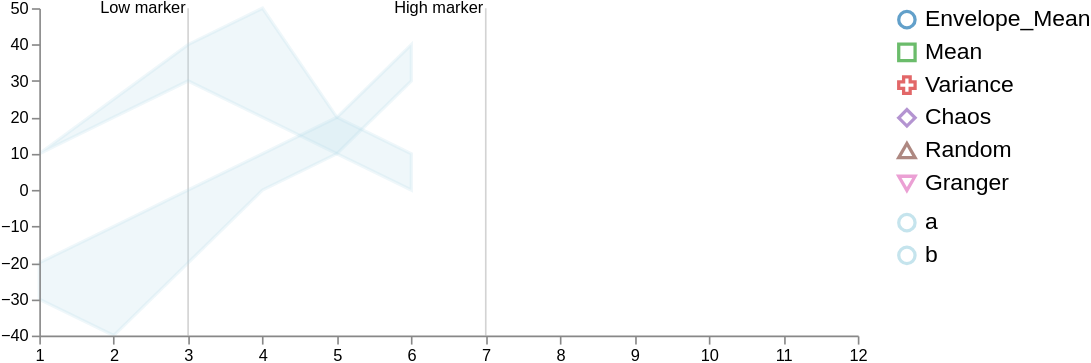

Here is the Vega-Lite specification saved for this chart:
### Vega specification from a JSON file in a GitHub repository (floating-point values rounded to 4 significant figures)
{"$schema": "https://vega.github.io/schema/vega/v5.json", "width": 500, "height": 200, "background": "white", "scales": [{"name": "xscale", "type": "linear", "range": "width", "zero": false, "domain": {"fields": [{"data": "distributions", "field": "timepoint"}, {"data": "traces", "field": "timepoint"}, {"data": "points", "field": "timepoint"}, {"data": "markers", "field": "timepoint"}]}}, {"name": "yscale", "type": "linear", "range": "height", "nice": true, "zero": true, "domain": {"fields": [{"data": "distributions", "field": "lower"}, {"data": "distributions", "field": "upper"}, {"data": "traces", "field": "value"}, {"data": "points", "field": "value"}]}}, {"name": "color_envelope", "type": "ordinal", "range": ["#ADD8E6"], "domain": {"fields": [{"data": "distributions", "field": "trajectory"}]}}, {"name": "color", "type": "ordinal", "range": ["#1f77b4", "#2ca02c", "#d62728", "#9467bd", "#8c564b", "#e377c2", "#7f7f7f", "#bcbd22", "#17becf"], "domain": ["Envelope_Mean", "Mean", "Variance", "Chaos", "Random", "Granger"]}, {"name": "symbol_scale", "type": "ordinal", "range": ["circle", "square", "cross", "diamond", "triangle-up", "triangle-down", "triangle-right", "triangle-left", "arrow", "wedge", "triangle"], "domain": ["Envelope_Mean", "Mean", "Variance", "Chaos", "Random", "Granger"]}, {"name": "symbol_placement", "type": "ordinal", "range": [50, 60, 70, 80, 90], "domain": ["Envelope_Mean", "Mean", "Variance", "Chaos", "Random", "Granger"]}], "axes": [{"name": "x_axis", "orient": "bottom", "scale": "xscale", "encode": {"labels": {"update": {"fontSize": {"value": 10}}}}, "zindex": 100}, {"name": "y_axis", "orient": "left", "scale": "yscale", "encode": {"labels": {"update": {"fontSize": {"value": 10}}}}, "zindex": 100}], "signals": [{"name": "clear", "value": true, "on": [{"events": "mouseup[!event.item]", "update": "true", "force": true}]}, {"name": "shift", "value": false, "on": [{"events": "@legendSymbol:click, @legendLabel:click", "update": "event.shiftKey", "force": true}]}, {"name": "clicked", "value": null, "on": [{"events": "@legendSymbol:click, @legendLabel:click", "update": "{value: datum.value}", "force": true}]}, {"name": "clearData", "value": true, "on": [{"events": "mouseup[!event.item]", "update": "true", "force": true}]}, {"name": "clickedData", "value": null, "on": [{"events": "@area:click", "update": "{value: datum.trajectory}", "force": true}]}], "legends": [{"name": "color_legend", "stroke": "color", "shape": "symbol_scale", "orient": "right", "labelFontSize": 14, "encode": {"symbols": {"name": "legendSymbol", "interactive": true, "update": {"fill": {"value": "transparent"}, "strokeWidth": {"value": 2}, "opacity": [{"test": "!length(data('selected')) || indata('selected', 'value', datum.value) || indata('selectedData', 'value', datum.value)", "value": 0.7}, {"value": 0.15}]}}, "labels": {"name": "legendLabel", "interactive": true, "update": {"opacity": [{"test": "!length(data('selectedData')) || indata('selectedData', 'value', datum.value)", "value": 1}, {"value": 0.25}]}}}}, {"name": "color_legend2", "stroke": "color_envelope", "orient": "right", "labelFontSize": 14, "encode": {"symbols": {"name": "legendSymbol", "interactive": true, "update": {"fill": {"value": "transparent"}, "strokeWidth": {"value": 2}, "opacity": [{"test": "!length(data('selected')) || indata('selected', 'value', datum.value) || indata('selectedData', 'value', datum.value)", "value": 0.7}, {"value": 0.15}]}}, "labels": {"name": "legendLabel", "interactive": true, "update": {"opacity": [{"test": "!length(data('selectedData')) || indata('selectedData', 'value', datum.value)", "value": 1}, {"value": 0.25}]}}}}], "marks": [{"type": "group", "zindex": 3, "name": "_points", "from": {"facet": {"name": "points_split", "data": "points", "groupby": "trajectory"}}, "marks": [{"type": "symbol", "name": "_points_symbol", "from": {"data": "points_split"}, "zindex": 3, "encode": {"update": {"x": {"scale": "xscale", "field": "timepoint"}, "y": {"scale": "yscale", "field": "value"}, "size": {"value": 50}, "strokeWidth": {"value": 2}, "fill": {"scale": "color", "field": "trajectory"}, "stroke": {"scale": "color", "field": "trajectory"}, "fillOpacity": [{"test": "!length(data('selected')) || indata('selected', 'value', datum.trajectory)", "value": 0.5}, {"value": 0.15}], "strokeOpacity": [{"test": "!length(data('selected')) || indata('selected', 'value', datum.trajectory)", "value": 0.75}, {"value": 0.15}], "tooltip": {"field": "value"}}, "hover": {"fillOpacity": {"value": 0.9}}}}, {"type": "line", "name": "_points_line", "from": {"data": "points_split"}, "zindex": 3, "encode": {"update": {"x": {"scale": "xscale", "field": "timepoint"}, "y": {"scale": "yscale", "field": "value"}, "strokeWidth": {"value": 2}, "stroke": {"scale": "color", "field": "trajectory"}, "interpolate": {"value": "linear"}, "strokeDash": {"value": [5, 3]}, "strokeOpacity": [{"test": "!length(data('selected')) || indata('selected', 'value', datum.trajectory)", "value": 0.3}, {"value": 0.1}]}, "hover": {"fillOpacity": {"value": 0.9}}}}]}, {"type": "group", "zindex": 2, "name": "_traces", "from": {"facet": {"name": "traces_split", "data": "traces", "groupby": "trajectory"}}, "marks": [{"type": "line", "name": "_traces_lines", "from": {"data": "traces_split"}, "encode": {"update": {"x": {"scale": "xscale", "field": "timepoint"}, "y": {"scale": "yscale", "field": "value"}, "strokeWidth": {"value": 2}, "stroke": {"scale": "color", "field": "trajectory"}, "strokeDash": [{"test": "indexof(datum.trajectory, 'Baseline') != -1 || indexof(datum.trajectory, 'Envelope') != -1", "value": [8, 4]}, {"value": [1, 0]}], "interpolate": {"value": "linear"}, "strokeOpacity": [{"test": "!length(data('selected')) || indata('selected', 'value', datum.trajectory)", "value": 0.75}, {"value": 0.15}]}, "hover": {"fillOpacity": {"value": 0.9}}}}, {"type": "symbol", "name": "_traces_symbol", "from": {"data": "traces_split"}, "encode": {"update": {"x": {"scale": "xscale", "field": "timepoint"}, "y": {"scale": "yscale", "field": "value"}, "strokeWidth": {"value": 2}, "size": {"value": 70}, "stroke": {"scale": "color", "field": "trajectory"}, "fill": {"scale": "color", "field": "trajectory"}, "shape": {"scale": "symbol_scale", "field": "trajectory"}, "fillOpacity": [{"test": "datum.timepoint == scale('symbol_placement', datum.trajectory)", "value": 0.5}, {"value": 0}], "strokeOpacity": [{"test": "datum.timepoint == scale('symbol_placement', datum.trajectory)", "value": 0.5}, {"value": 0}]}, "hover": {"fillOpacity": {"value": 0.9}}}}]}, {"type": "group", "name": "_distributions", "zindex": 1, "from": {"facet": {"name": "trajectory_split", "data": "distributions", "groupby": "trajectory"}}, "marks": [{"type": "area", "name": "area", "interactive": true, "from": {"data": "trajectory_split"}, "encode": {"update": {"x": {"scale": "xscale", "field": "timepoint"}, "y": {"scale": "yscale", "field": "upper"}, "y2": {"scale": "yscale", "field": "lower"}, "interpolate": {"value": "linear"}, "strokeWidth": {"value": 2}, "fill": {"scale": "color_envelope", "field": "trajectory"}, "stroke": {"scale": "color_envelope", "field": "trajectory"}, "fillOpacity": [{"test": "!length(data('selected')) || indata('selected', 'value', datum.trajectory)", "value": 0.2}, {"value": 0.05}], "strokeOpacity": [{"test": "!length(data('selected')) || indata('selected', 'value', datum.trajectory)", "value": 0.2}, {"value": 0.05}]}, "hover": {"fillOpacity": {"value": 0.9}}}}]}, {"type": "group", "name": "_markers", "marks": [{"type": "rule", "name": "_marker text", "from": {"data": "markers"}, "encode": {"enter": {"stroke": {"value": "lightgray"}}, "update": {"x": {"scale": "xscale", "field": "timepoint"}, "y2": {"value": 0}, "y": {"signal": "height"}, "opacity": {"value": 1}}}}, {"type": "text", "name": "_marker flags", "from": {"data": "_marker text"}, "encode": {"enter": {"text": {"field": "datum.label"}, "y": {"value": 0}, "fontSize": {"value": 10}}}, "transform": [{"type": "label", "lineAnchor": "start", "as": ["x", "_y", "opacity", "align", "baseline"], "offset": [1], "size": {"signal": "[width, height]"}}]}]}], "data": [{"name": "distributions", "values": [{"timepoint": 1, "upper": 10, "lower": 10, "trajectory": "a"}, {"timepoint": 2, "upper": 20, "lower": 25, "trajectory": "a"}, {"timepoint": 4, "upper": 20, "lower": 50, "trajectory": "a"}, {"timepoint": 6, "upper": 0, "lower": 10, "trajectory": "a"}, {"timepoint": 1, "upper": -30, "lower": -20, "trajectory": "b"}, {"timepoint": 5, "upper": 10, "lower": 20, "trajectory": "a"}, {"timepoint": 2, "upper": -40, "lower": -10, "trajectory": "b"}, {"timepoint": 3, "upper": -20, "lower": 0, "trajectory": "b"}, {"timepoint": 3, "upper": 30, "lower": 40, "trajectory": "a"}, {"timepoint": 5, "upper": 10, "lower": 20, "trajectory": "b"}, {"timepoint": 4, "upper": 0, "lower": 10, "trajectory": "b"}, {"timepoint": 6, "upper": 30, "lower": 40, "trajectory": "b"}], "transform": [{"type": "collect", "sort": {"field": ["trajectory", "timepoint"]}}]}, {"name": "traces", "values": [{"timepoint": 6, "value": 30, "trajectory": "c"}, {"timepoint": 9, "value": 20, "trajectory": "c"}, {"timepoint": 3, "value": 20, "trajectory": "c"}, {"timepoint": 12, "value": 30, "trajectory": "d"}, {"timepoint": 6, "value": 40, "trajectory": "d"}, {"timepoint": 10, "value": 40, "trajectory": "d"}], "transform": [{"type": "filter", "expr": "isValid(datum.value)"}, {"type": "collect", "sort": {"field": ["trajectory", "timepoint"]}}]}, {"name": "points", "values": [{"timepoint": 6, "value": 30, "trajectory": "d"}, {"timepoint": 10, "value": 40, "trajectory": "d"}, {"timepoint": 5, "value": 10, "trajectory": "e"}, {"timepoint": 6, "value": 15, "trajectory": "e"}]}, {"name": "markers", "values": [{"timepoint": 3, "label": "Low marker"}, {"timepoint": 7, "label": "High marker"}]}, {"name": "selected", "on": [{"trigger": "clear", "remove": true}, {"trigger": "!shift", "remove": true}, {"trigger": "!shift && clicked", "insert": "clicked"}, {"trigger": "shift && clicked", "toggle": "clicked"}]}, {"name": "selectedData", "on": [{"trigger": "clearData", "remove": true}, {"trigger": "clickedData", "toggle": "clickedData"}]}]}
